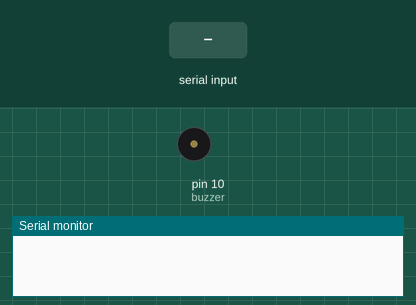
A sketch run on a simulated Arduino Uno, built with avr-gcc and run on an emulated ATmega328P. Shown: buzzer (waves = sounding), the last lines printed to the serial monitor. The inputs (shaded band) are chosen by the test bench.

Above: at 1.2 s.
1.3 s: "H\n" received over Serial
At 2.4 s:
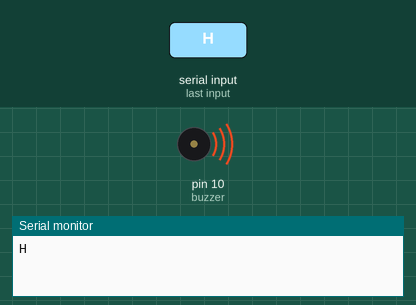
2.8 s: "1\n" received over Serial
Timing chart, 0 to 5.8 s (numbered marks = the images above; inputs shaded):
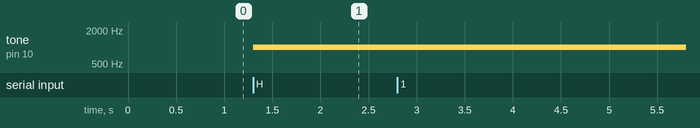

Measured:
- after the input at 1.3 s, tone on pin 10 (buzzer): silent → 1000 Hz at once

The sketch:

buzzer.ino
```cpp
const int buzzer = 10; //buzzer to arduino pin 9

void setup() {
  pinMode(buzzer, OUTPUT);
  Serial.begin(9600);
  while (!Serial) {}

}

void loop() {
  if(Serial.available() > 0) {
    String message = Serial.readStringUntil('\n');
    Serial.println(message);
    if(message == "H") {
      tone(buzzer, 1000);
      delay(500);
    }
  }
}
```
